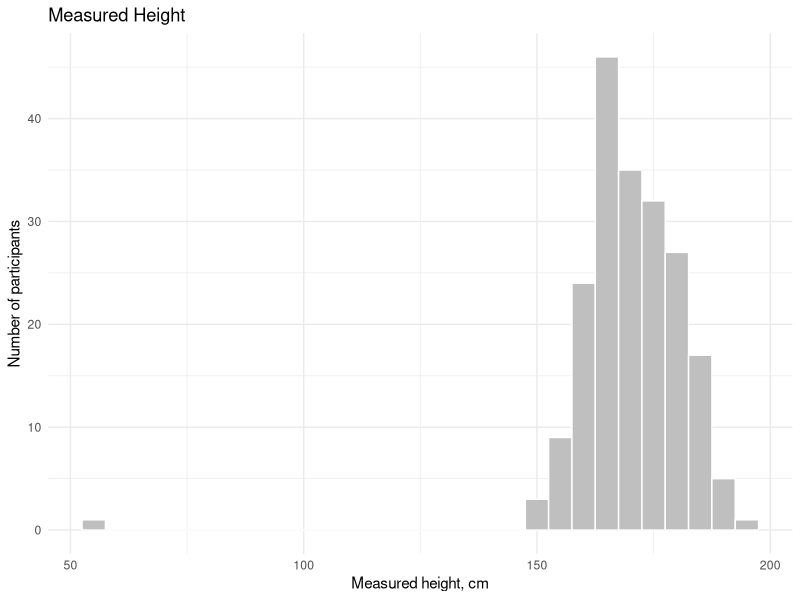
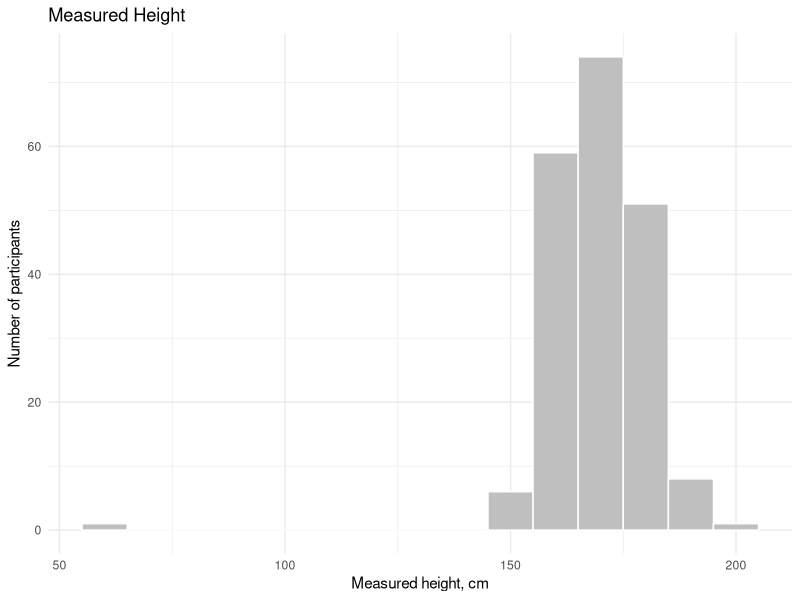
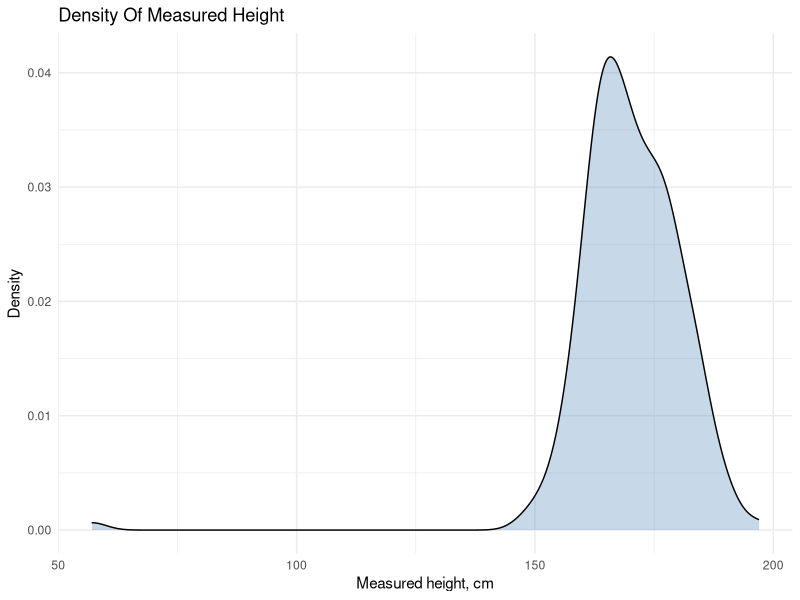

Reproduce these figures in R, in order.
## ---- chunk 1
#| include: false
library(dplyr)
library(ggplot2)
## ---- chunk 2
davis <- readr::read_csv("data/real/davis_height_weight.csv")

davis |>
  glimpse()
## ---- chunk 3
height_data <- davis |>
  filter(!is.na(height_cm))

height_data |>
  select(participant_id, sex, height_cm, weight_kg, measured_bmi) |>
  head()
## ---- chunk 4
height_data |>
  summarize(
    n = n(),
    mean_height = mean(height_cm),
    median_height = median(height_cm),
    iqr_height = IQR(height_cm),
    sd_height = sd(height_cm),
    min_height = min(height_cm),
    max_height = max(height_cm)
  )
## ---- chunk 5
ggplot(height_data, aes(x = height_cm)) +
  geom_histogram(binwidth = 5, fill = "gray75", color = "white") +
  labs(
    title = "Measured Height",
    x = "Measured height, cm",
    y = "Number of participants"
  ) +
  theme_minimal()
## ---- chunk 6
ggplot(height_data, aes(x = height_cm)) +
  geom_histogram(binwidth = 10, fill = "gray75", color = "white") +
  labs(
    title = "Measured Height",
    x = "Measured height, cm",
    y = "Number of participants"
  ) +
  theme_minimal()
## ---- chunk 7
ggplot(height_data, aes(x = height_cm)) +
  geom_density(fill = "steelblue", alpha = 0.3) +
  labs(
    title = "Density Of Measured Height",
    x = "Measured height, cm",
    y = "Density"
  ) +
  theme_minimal()
